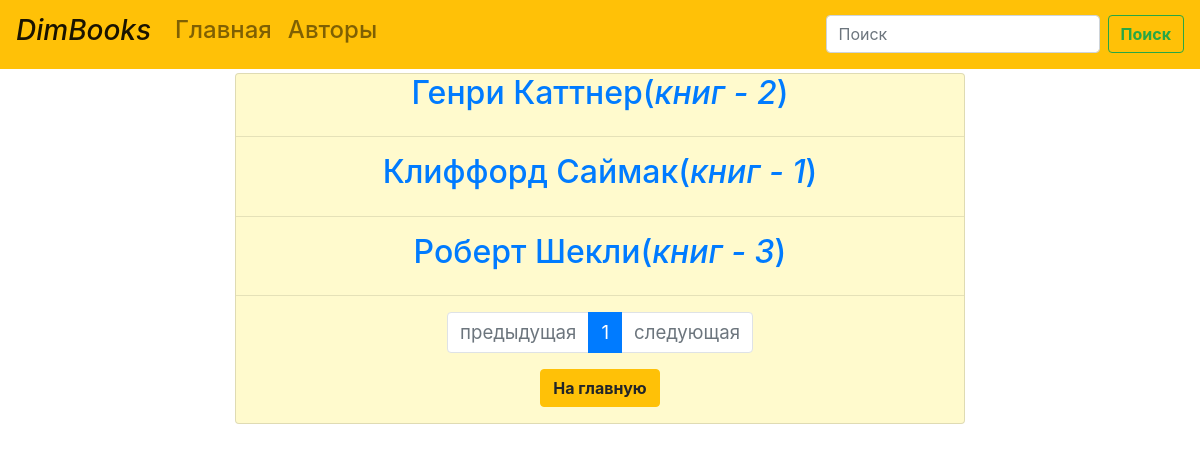
/authors/, run on an earlier commit of the app's database.
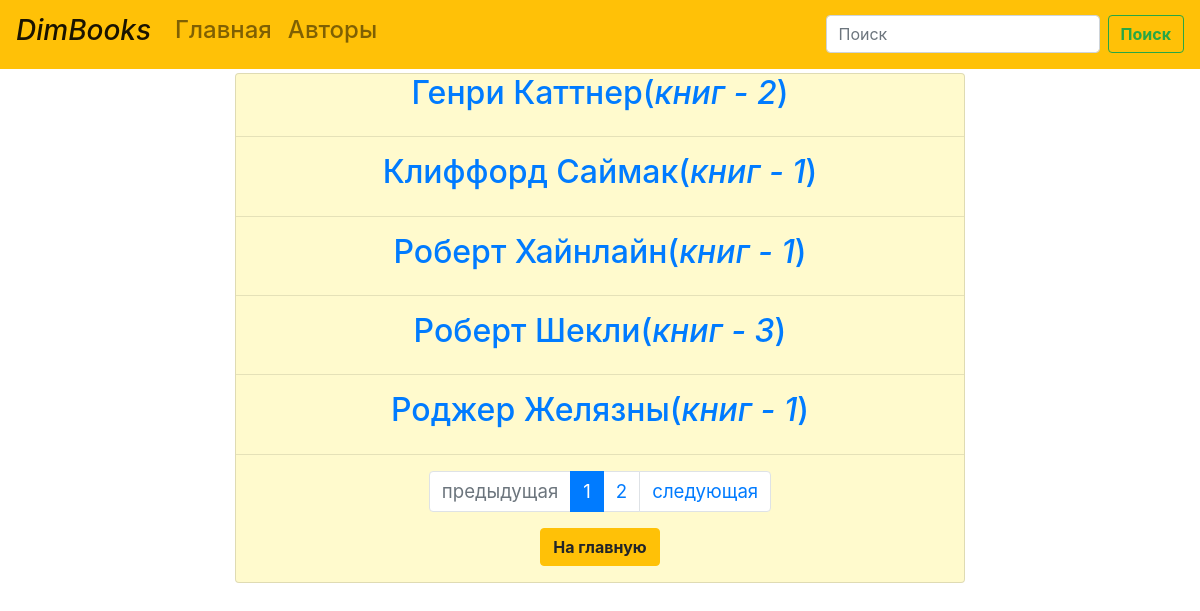
And on a later commit of the database.
### library/models.py (models this page shows, shortened)
class Author(models.Model):
	name = models.CharField(max_length=50)
	slug = models.SlugField(max_length=50, unique=True)
	image = models.CharField(max_length=5000, blank=True)
	about = models.TextField(blank=True)
	class Meta:
		verbose_name = 'автора'
		verbose_name_plural = 'Авторы'
		ordering = ['name']

class Book(models.Model):
	title = models.CharField(max_length=150)
	slug = models.SlugField(max_length=150, unique=True)
	image = models.CharField(max_length=5000)
	author = models.ForeignKey('Author', on_delete=models.DO_NOTHING, related_name='books', blank=True)
	annotation = models.TextField(blank=True)
	text = models.TextField()
	pub_date = models.DateTimeField(auto_now_add=True)
	objs_on_page = 3
	class Meta:
		verbose_name = 'книгу'
		verbose_name_plural = 'Книги'
		ordering = ['-pub_date']

### library/views.py (the view)
# urls.py: path('authors/', authors_list, name='authors_list_url'),
def authors_list(request):
	authors = Author.objects.all()
	context = pagination(request, authors, 5)
	return render(request, 'library/authors_list.html', context)

### library/utils.py (called while the page is built)
def pagination(request, objs, objs_on_page):
	paginator = Paginator(objs, objs_on_page)
	page_number = request.GET.get('page', 1)
	page = paginator.get_page(page_number)
	is_paginated = page.has_other_pages()
	if page.has_previous():
		prev_url = f'?page={page.previous_page_number()}'
	else:
		prev_url = ''
	if page.has_next():
		next_url = f'?page={page.next_page_number()}'
	else:
		next_url = ''
	return {
		'page': page,
		'is_paginated': is_paginated,
		'prev_url': prev_url,
		'next_url': next_url
	}

### library/templates/library/authors_list.html (shortened to what this page needs)
{% extends 'library/base.html' %}
{% block read %}
	<div class="card mb-3">
		{% for author in page %}
			<h2 align='center'><a href="{% url 'author_page_url' slug=author.slug %}">{{author.name}}(<i>книг - {{author.books.all|length}}</i>)</a></h2>
			<hr>
		{% endfor %}
		{% include 'library/includes/pagination1.html' %}
		<p align='center'>
			<a href="{% url 'books_list_url' %}" class="btn btn-warning">На главную</a>
		</p>
	</div>
{% endblock %}

### library/templates/library/base.html (shortened to what this page needs)
{% load static %}
<!DOCTYPE html>
<html lang="en">
<head>
	<link rel="stylesheet" href="https://stackpath.bootstrapcdn.com/bootstrap/4.1.3/css/bootstrap.min.css">
	<link rel="stylesheet" href="{% static 'css/styles.css' %}">
</head>
<body>
	<nav class="navbar navbar-expand-lg navbar-light bg-warning">
		<div class="collapse navbar-collapse" id="navbarTogglerDemo01">
			<span class="navbar-brand">
				<i>
					<h3>DimBooks</h3>
				</i>
			</span>
			<ul class="navbar-nav mr-auto mt-2 mt-lg-0">
				<li class="nav-item">
					<a class="nav-link" href="{% url 'books_list_url' %}"><h4>Главная</h4><span class="sr-only">(current)</span></a>
				</li>
				<li class="nav-item">
					<a class="nav-link" href="{% url 'authors_list_url' %}"><h4>Авторы</h4></a>
				</li>
			</ul>
			<form class="form-inline my-2 my-lg-0" action="{% url 'books_list_url' %}">
				<input class="form-control mr-sm-2" type="search" placeholder="Поиск" aria-label="Search" name='search'>
				<button class="btn btn-outline-success my-2 my-sm-0" type="submit">Поиск</button>
			</form>
		</div>
	</nav>
	<div class="container mt-1">
		<div class="row">
			<div class="col-8 offset-md-2">
				{% block read %}
				{% endblock %}
			</div>
		</div>
	</div>
</body>
</html>

### library/templates/library/includes/pagination1.html
<nav aria-label="...">
	<ul class="pagination justify-content-center">
		<li class="page-item {% if not prev_url %}disabled{% endif %}">
			<a class="page-link" href="{{prev_url}}" tabindex="-1">предыдущая</a>
		</li>
		{% for n in page.paginator.page_range %}
		{% if page.number == n %}
		<li class="page-item active">
			<a class="page-link" href="?page={{n}}">{{n}}<span class="sr-only">(current)</span></a>
		</li>
		{% elif n > page.number|add:-3 and n < page.number|add:3 %}
		<li class="page-item">
			<a class="page-link" href="?page={{n}}">{{n}}</a>
		</li>
		{% endif %}
		{% endfor %}
		<li class="page-item {% if not next_url %}disabled{% endif %}">
			<a class="page-link" href="{{next_url}}" tabindex="-1">следующая</a>
		</li>
	</ul>
</nav>

### library/static/css/styles.css (style rules this page uses)
.card { font-size: 14pt; background-color: #FFFACD; }
.btn { font-weight: bold; }

### library/templates/library/authors_list.html (style rules this page uses)
body { background-image: url(https://lh3.googleusercontent.com/j4rLfu8uDmbEHr6WzydyNELISJ_RtsI3ys3R1ulAeO_vRTQNRtSOgVPpLULkwJlZVE67lzrhRgfXhUZiEL-vbjvjqJN7VISAqxv6qHj50jskLgpRaYsxv9QxnzYVhxsX1UAJs5KLhNBkPcfNI8VenmnwDDV6WTVQIBABKH_o73euvaH9084wJ2WmumYkWIahW_rKUG3UL0Yiq-yalOz9LhCUwLvqZrmfyOxIXU0xcdgCXc5RpqCpsYSiVc8ObDU9JpaOOk_pCg0c_wYvVxsMedDXMGzH6PYTHgjJVTpx-ZffoTDPGsuO1YSpkN4XnoqIOaUJiecqNfoyJu4n2qXVVcLlKcHZv7lbSxgsyt6OMO-wdumZ-gXYiCMET2Q0OM3B0Mdb__W5uFPTzmKTZAv9EbW0BRed6wCBESVfgQGLLgu9VyvsHpmQlwJF3KvwqwRbTCCVay-hKnJQhPTbw5j7ogYAdlbVMxutAQ1xi78s3hJpCWht3xcn3hMVKkTX5i5wfWNiz-wFRNiBnsUWZmz91nwFYN3r5zNrEVX8BaIUidaRhbJcvKQtW_Qf9qF27DB19L9lxBL_G4yz9KLG7S5vOd0xwJuMNXoZCWJmaZPhLUhMdehNjpFZRQM0gDEMteSdAPCNI1IhI-ZCN2S218ZufKZFY_iEwmat81vRf4KezGVG6qSFGAK3gBYPIk6GRt107wyZKuzwhTi9s0FD6QcB8Wk=w1280-h854-no?authuser=0); background-size: 100%; background-attachment: fixed; }

What changed in the data, as far as the page shows it:
added Author: name "Роберт Хайнлайн", books.all|length "1"
added Author: name "Роджер Желязны", books.all|length "1"
Also different on the page:
new list line: "2"
